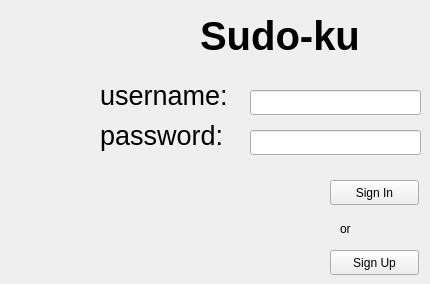
      <widget class="QWidget" name="page">
       <widget class="QLabel" name="usernameLabel">
        <property name="geometry">
         <rect>
          <x>100</x>
          <y>80</y>
          <width>141</width>
          <height>31</height>
         </rect>
        </property>
        <property name="sizePolicy">
         <sizepolicy hsizetype="Preferred" vsizetype="Preferred">
          <horstretch>0</horstretch>
          <verstretch>0</verstretch>
         </sizepolicy>
        </property>
        <property name="font">
         <font>
          <pointsize>20</pointsize>
         </font>
        </property>
        <property name="text">
         <string>username:</string>
        </property>
       </widget>
       <widget class="QLineEdit" name="usernameLine">
        <property name="geometry">
         <rect>
          <x>250</x>
          <y>90</y>
          <width>171</width>
          <height>25</height>
         </rect>
        </property>
        <property name="sizePolicy">
         <sizepolicy hsizetype="Preferred" vsizetype="Fixed">
          <horstretch>0</horstretch>
          <verstretch>0</verstretch>
         </sizepolicy>
        </property>
       </widget>
       <widget class="QPushButton" name="signUpButton">
        <property name="geometry">
         <rect>
          <x>330</x>
          <y>250</y>
          <width>89</width>
          <height>25</height>
         </rect>
        </property>
        <property name="sizePolicy">
         <sizepolicy hsizetype="Preferred" vsizetype="Fixed">
          <horstretch>0</horstretch>
          <verstretch>0</verstretch>
         </sizepolicy>
        </property>
        <property name="text">
         <string>Sign Up</string>
        </property>
       </widget>
       <widget class="QLabel" name="label_4">
        <property name="geometry">
         <rect>
          <x>340</x>
          <y>220</y>
          <width>67</width>
          <height>17</height>
         </rect>
        </property>
        <property name="sizePolicy">
         <sizepolicy hsizetype="Preferred" vsizetype="Preferred">
          <horstretch>0</horstretch>
          <verstretch>0</verstretch>
         </sizepolicy>
        </property>
        <property name="text">
         <string>or</string>
        </property>
       </widget>
       <widget class="QLabel" name="label">
        <property name="geometry">
         <rect>
          <x>200</x>
          <y>10</y>
          <width>161</width>
          <height>51</height>
         </rect>
        </property>
        <property name="sizePolicy">
         <sizepolicy hsizetype="Preferred" vsizetype="Preferred">
          <horstretch>0</horstretch>
          <verstretch>0</verstretch>
         </sizepolicy>
        </property>
        <property name="font">
         <font>
          <pointsize>30</pointsize>
          <weight>75</weight>
          <bold>true</bold>
         </font>
        </property>
        <property name="text">
         <string>Sudo-ku</string>
        </property>
       </widget>
       <widget class="QLabel" name="passwordLabel">
        <property name="geometry">
         <rect>
          <x>100</x>
          <y>120</y>
          <width>131</width>
          <height>31</height>
         </rect>
        </property>
        <property name="sizePolicy">
         <sizepolicy hsizetype="Preferred" vsizetype="Preferred">
          <horstretch>0</horstretch>
          <verstretch>0</verstretch>
         </sizepolicy>
        </property>
        <property name="font">
         <font>
          <pointsize>20</pointsize>
         </font>
        </property>
        <property name="text">
         <string>password:</string>
        </property>
       </widget>
       <widget class="QPushButton" name="signInButton">
        <property name="geometry">
         <rect>
          <x>330</x>
          <y>180</y>
          <width>89</width>
          <height>25</height>
         </rect>
        </property>
        <property name="sizePolicy">
         <sizepolicy hsizetype="Preferred" vsizetype="Fixed">
          <horstretch>0</horstretch>
          <verstretch>0</verstretch>
         </sizepolicy>
        </property>
        <property name="text">
         <string>Sign In</string>
        </property>
       </widget>
       <widget class="QLineEdit" name="passwordLine">
        <property name="geometry">
         <rect>
          <x>250</x>
          <y>130</y>
          <width>171</width>
          <height>25</height>
         </rect>
        </property>
        <property name="sizePolicy">
         <sizepolicy hsizetype="Preferred" vsizetype="Fixed">
          <horstretch>0</horstretch>
          <verstretch>0</verstretch>
         </sizepolicy>
        </property>
        <property name="echoMode">
         <enum>QLineEdit::Password</enum>
        </property>
       </widget>
      </widget>
